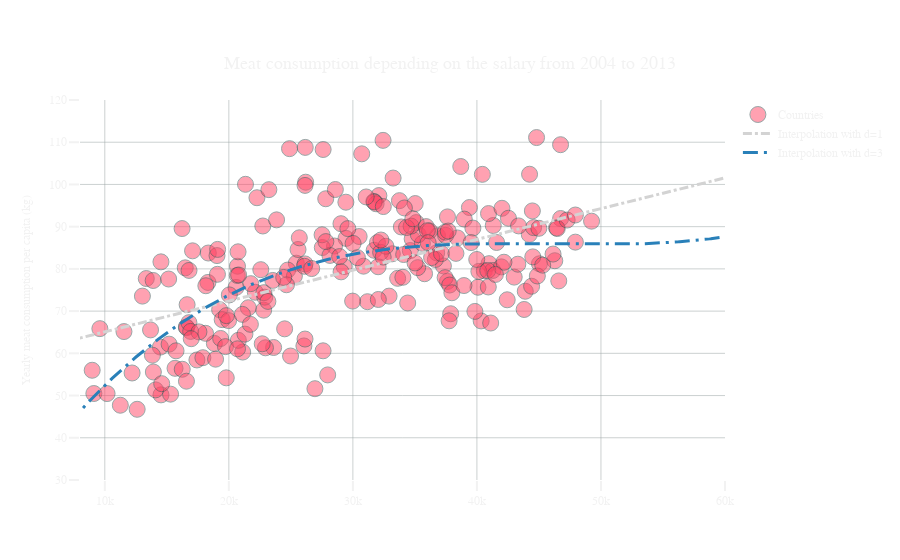

Notebook code for this chart:
### Code cell
#print the result
#2 and 4 are commentend because they do not represent well the data in our opinion

countries_both_nLUX_all = []
for i in range(10):
    countries_both_nLUX_all+=countries_both_nLUX
fig3 = go.Figure()
fig3.add_trace(go.Scatter(y=y, x=x, mode='markers', 
            marker=dict(
                opacity=0.5,
                size=16,
                color='#FF4464',
                line=dict(
                width=1,
                color='DarkSlateGrey')), name='Countries', text=countries_both_nLUX_all),)

#fig3.add_trace(go.Scatter(x = t[:,0],y = yt2[:,0], name='Interpolation with d=2', marker_color = 'red', opacity=1,line=dict(color='firebrick', width=3, dash='dash')))
fig3.add_trace(go.Scatter(x = t[:,0],y = yt1[:,0], name='Interpolation with d=1', marker_color = 'red', opacity=1,line=dict(color='LightGrey', width=3, dash='dashdot'), visible=True))
fig3.add_trace(go.Scatter(x = t[:,0],y = yt3[:,0], name='Interpolation with d=3', marker_color = 'red', opacity=1,line=dict(color='#2980b9 ', width=3, dash='longdashdot')))
#fig3.add_trace(go.Scatter(x = t[:,0],y = yt4[:,0], name='Interpolation with d=4', marker_color = 'red', opacity=1,line=dict(color='dodgerblue', width=3, dash='solid')))
fig3.update_xaxes(range=[8000, 60000])
fig3.update_yaxes(range=[30, 120])
fig3.update_layout(title={
        'text': "Meat consumption depending on the salary from 2004 to 2013",
        'y':0.9,
        'x':0.5,
        'xanchor': 'center',
        'yanchor': 'top'},
        yaxis_title="Yearly meat consumption per capita (kg)",)

change_config(fig3).show()

### Figure 1 — Plotly figure (JSON) as saved in the notebook; plotly's stock layout.template omitted (floating-point values rounded to 4 significant figures; data arrays with more than 128 entries replaced by an {"elided": "..."} marker saying what was removed)
{"data": [{"marker": {"color": "#FF4464", "line": {"color": "DarkSlateGrey", "width": 1}, "opacity": 0.5, "size": 16}, "mode": "markers", "name": "Countries", "text": {"elided": "240 str values"}, "type": "scatter", "x": {"elided": "240 float values"}, "y": {"elided": "240 float values"}}, {"line": {"color": "LightGrey", "dash": "dashdot", "width": 3}, "marker": {"color": "red"}, "name": "Interpolation with d=1", "opacity": 1, "type": "scatter", "visible": true, "x": {"elided": "1000 float values"}, "y": {"elided": "1000 float values"}}, {"line": {"color": "#2980b9 ", "dash": "longdashdot", "width": 3}, "marker": {"color": "red"}, "name": "Interpolation with d=3", "opacity": 1, "type": "scatter", "x": {"elided": "1000 float values"}, "y": {"elided": "1000 float values"}}], "layout": {"autosize": true, "font": {"color": "#F2F2F2", "family": "Andale Mono, monospace", "size": 12}, "paper_bgcolor": "rgba(0, 0, 0, 0)", "plot_bgcolor": "rgba(0, 0, 0, 0)", "title": {"font": {"color": "#F2F2F2", "family": "Andale Mono, monospace", "size": 18}, "text": "Meat consumption depending on the salary from 2004 to 2013", "x": 0.5, "xanchor": "center", "y": 0.9, "yanchor": "top"}, "xaxis": {"gridcolor": "rgba(153, 163, 164,0.5)", "range": [8000, 60000], "tickcolor": "#F2F2F2", "ticklen": 10, "ticks": "outside", "tickwidth": 2, "title": {"font": {"color": "#F2F2F2", "family": "Andale Mono, monospace", "size": 12}}, "type": "linear"}, "yaxis": {"gridcolor": "rgba(153, 163, 164,0.5)", "range": [30, 120], "tickcolor": "#F2F2F2", "ticklen": 10, "ticks": "outside", "tickwidth": 2, "title": {"font": {"color": "#F2F2F2", "family": "Andale Mono, monospace", "size": 12}, "text": "Yearly meat consumption per capita (kg)"}, "type": "linear"}}}
